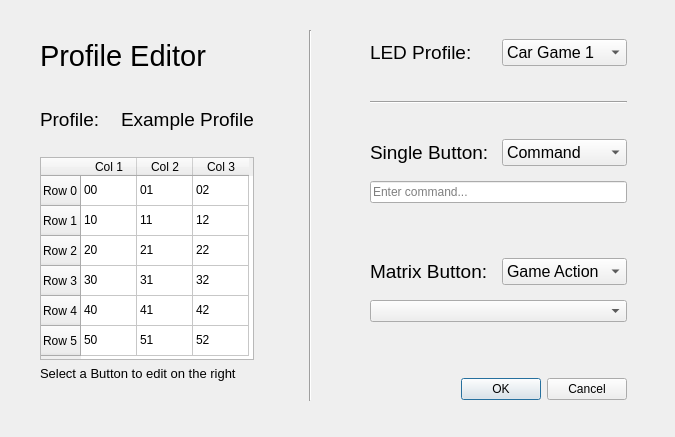
<?xml version="1.0" encoding="UTF-8"?>
<ui version="4.0">
 <class>ProfileEditor</class>
 <widget class="QDialog" name="ProfileEditor">
  <property name="geometry">
   <rect>
    <x>0</x>
    <y>0</y>
    <width>675</width>
    <height>437</height>
   </rect>
  </property>
  <property name="windowTitle">
   <string>Profile Editor</string>
  </property>
  <property name="windowIcon">
   <iconset resource="../icons/menu_icons.qrc">
    <normaloff>:/icons/users.png</normaloff>:/icons/users.png</iconset>
  </property>
  <widget class="Line" name="line">
   <property name="geometry">
    <rect>
     <x>300</x>
     <y>30</y>
     <width>20</width>
     <height>371</height>
    </rect>
   </property>
   <property name="orientation">
    <enum>Qt::Vertical</enum>
   </property>
  </widget>
  <widget class="QWidget" name="layoutWidget">
   <property name="geometry">
    <rect>
     <x>40</x>
     <y>30</y>
     <width>214</width>
     <height>351</height>
    </rect>
   </property>
   <layout class="QVBoxLayout" name="verticalLayout_2">
    <item>
     <widget class="QLabel" name="label">
      <property name="font">
       <font>
        <family>Liberation Sans</family>
        <pointsize>22</pointsize>
       </font>
      </property>
      <property name="text">
       <string>Profile Editor</string>
      </property>
     </widget>
    </item>
    <item>
     <spacer name="horizontalSpacer_3">
      <property name="orientation">
       <enum>Qt::Horizontal</enum>
      </property>
      <property name="sizeHint" stdset="0">
       <size>
        <width>40</width>
        <height>20</height>
       </size>
      </property>
     </spacer>
    </item>
    <item>
     <layout class="QHBoxLayout" name="horizontalLayout">
      <item>
       <widget class="QLabel" name="label_2">
        <property name="font">
         <font>
          <family>Liberation Sans</family>
          <pointsize>14</pointsize>
         </font>
        </property>
        <property name="text">
         <string>Profile:</string>
        </property>
       </widget>
      </item>
      <item>
       <widget class="QLabel" name="label_3">
        <property name="sizePolicy">
         <sizepolicy hsizetype="Preferred" vsizetype="Fixed">
          <horstretch>0</horstretch>
          <verstretch>0</verstretch>
         </sizepolicy>
        </property>
        <property name="font">
         <font>
          <family>Liberation Sans</family>
          <pointsize>14</pointsize>
         </font>
        </property>
        <property name="text">
         <string>Example Profile</string>
        </property>
       </widget>
      </item>
     </layout>
    </item>
    <item>
     <spacer name="horizontalSpacer">
      <property name="orientation">
       <enum>Qt::Horizontal</enum>
      </property>
      <property name="sizeHint" stdset="0">
       <size>
        <width>40</width>
        <height>20</height>
       </size>
      </property>
     </spacer>
    </item>
    <item>
     <layout class="QVBoxLayout" name="verticalLayout">
      <item>
       <widget class="QTableWidget" name="tableWidget">
        <property name="sizePolicy">
         <sizepolicy hsizetype="Fixed" vsizetype="Fixed">
          <horstretch>0</horstretch>
          <verstretch>0</verstretch>
         </sizepolicy>
        </property>
        <property name="minimumSize">
         <size>
          <width>210</width>
          <height>203</height>
         </size>
        </property>
        <attribute name="horizontalHeaderCascadingSectionResizes">
         <bool>false</bool>
        </attribute>
        <attribute name="horizontalHeaderDefaultSectionSize">
         <number>56</number>
        </attribute>
        <attribute name="verticalHeaderCascadingSectionResizes">
         <bool>false</bool>
        </attribute>
        <row>
         <property name="text">
          <string>Row 0</string>
         </property>
        </row>
        <row>
         <property name="text">
          <string>Row 1</string>
         </property>
        </row>
        <row>
         <property name="text">
          <string>Row 2</string>
         </property>
        </row>
        <row>
         <property name="text">
          <string>Row 3</string>
         </property>
        </row>
        <row>
         <property name="text">
          <string>Row 4</string>
         </property>
        </row>
        <row>
         <property name="text">
          <string>Row 5</string>
         </property>
        </row>
        <column>
         <property name="text">
          <string>Col 1</string>
         </property>
        </column>
        <column>
         <property name="text">
          <string>Col 2</string>
         </property>
        </column>
        <column>
         <property name="text">
          <string>Col 3</string>
         </property>
        </column>
        <item row="0" column="0">
         <property name="text">
          <string>00</string>
         </property>
        </item>
        <item row="0" column="1">
         <property name="text">
          <string>01</string>
         </property>
        </item>
        <item row="0" column="2">
         <property name="text">
          <string>02</string>
         </property>
        </item>
        <item row="1" column="0">
         <property name="text">
          <string>10</string>
         </property>
        </item>
        <item row="1" column="1">
         <property name="text">
          <string>11</string>
         </property>
        </item>
        <item row="1" column="2">
         <property name="text">
          <string>12</string>
         </property>
        </item>
        <item row="2" column="0">
         <property name="text">
          <string>20</string>
         </property>
        </item>
        <item row="2" column="1">
         <property name="text">
          <string>21</string>
         </property>
        </item>
        <item row="2" column="2">
         <property name="text">
          <string>22</string>
         </property>
        </item>
        <item row="3" column="0">
         <property name="text">
          <string>30</string>
         </property>
        </item>
        <item row="3" column="1">
         <property name="text">
          <string>31</string>
         </property>
        </item>
        <item row="3" column="2">
         <property name="text">
          <string>32</string>
         </property>
        </item>
        <item row="4" column="0">
         <property name="text">
          <string>40</string>
         </property>
        </item>
        <item row="4" column="1">
         <property name="text">
          <string>41</string>
         </property>
        </item>
        <item row="4" column="2">
         <property name="text">
          <string>42</string>
         </property>
        </item>
        <item row="5" column="0">
         <property name="text">
          <string>50</string>
         </property>
        </item>
        <item row="5" column="1">
         <property name="text">
          <string>51</string>
         </property>
        </item>
        <item row="5" column="2">
         <property name="text">
          <string>52</string>
         </property>
        </item>
       </widget>
      </item>
      <item>
       <widget class="QLabel" name="label_7">
        <property name="font">
         <font>
          <family>Liberation Sans</family>
          <pointsize>10</pointsize>
         </font>
        </property>
        <property name="text">
         <string>Select a Button to edit on the right</string>
        </property>
       </widget>
      </item>
     </layout>
    </item>
   </layout>
  </widget>
  <widget class="QWidget" name="layoutWidget">
   <property name="geometry">
    <rect>
     <x>370</x>
     <y>30</y>
     <width>257</width>
     <height>370</height>
    </rect>
   </property>
   <layout class="QVBoxLayout" name="verticalLayout_4">
    <item>
     <layout class="QVBoxLayout" name="verticalLayout_3">
      <item>
       <layout class="QHBoxLayout" name="horizontalLayout_2">
        <item>
         <widget class="QLabel" name="label_4">
          <property name="font">
           <font>
            <family>Liberation Sans</family>
            <pointsize>14</pointsize>
           </font>
          </property>
          <property name="text">
           <string>LED Profile:</string>
          </property>
         </widget>
        </item>
        <item>
         <widget class="QComboBox" name="comboBox">
          <property name="font">
           <font>
            <pointsize>12</pointsize>
           </font>
          </property>
          <item>
           <property name="text">
            <string>Car Game 1</string>
           </property>
          </item>
         </widget>
        </item>
       </layout>
      </item>
      <item>
       <spacer name="horizontalSpacer_4">
        <property name="orientation">
         <enum>Qt::Horizontal</enum>
        </property>
        <property name="sizeHint" stdset="0">
         <size>
          <width>40</width>
          <height>20</height>
         </size>
        </property>
       </spacer>
      </item>
      <item>
       <widget class="Line" name="line_2">
        <property name="orientation">
         <enum>Qt::Horizontal</enum>
        </property>
       </widget>
      </item>
      <item>
       <spacer name="horizontalSpacer_5">
        <property name="orientation">
         <enum>Qt::Horizontal</enum>
        </property>
        <property name="sizeHint" stdset="0">
         <size>
          <width>40</width>
          <height>20</height>
         </size>
        </property>
       </spacer>
      </item>
      <item>
       <layout class="QHBoxLayout" name="horizontalLayout_3">
        <item>
         <widget class="QLabel" name="label_5">
          <property name="font">
           <font>
            <family>Liberation Sans</family>
            <pointsize>14</pointsize>
           </font>
          </property>
          <property name="text">
           <string>Single Button:</string>
          </property>
         </widget>
        </item>
        <item>
         <widget class="QComboBox" name="comboBox_2">
          <property name="font">
           <font>
            <pointsize>12</pointsize>
           </font>
          </property>
          <item>
           <property name="text">
            <string>Command</string>
           </property>
          </item>
          <item>
           <property name="text">
            <string>Game Action</string>
           </property>
          </item>
         </widget>
        </item>
       </layout>
      </item>
      <item>
       <widget class="QLineEdit" name="lineEdit">
        <property name="placeholderText">
         <string>Enter command...</string>
        </property>
       </widget>
      </item>
      <item>
       <spacer name="horizontalSpacer_6">
        <property name="orientation">
         <enum>Qt::Horizontal</enum>
        </property>
        <property name="sizeHint" stdset="0">
         <size>
          <width>40</width>
          <height>20</height>
         </size>
        </property>
       </spacer>
      </item>
      <item>
       <spacer name="horizontalSpacer_7">
        <property name="orientation">
         <enum>Qt::Horizontal</enum>
        </property>
        <property name="sizeHint" stdset="0">
         <size>
          <width>40</width>
          <height>20</height>
         </size>
        </property>
       </spacer>
      </item>
      <item>
       <layout class="QHBoxLayout" name="horizontalLayout_4">
        <item>
         <widget class="QLabel" name="label_6">
          <property name="font">
           <font>
            <family>Liberation Sans</family>
            <pointsize>14</pointsize>
           </font>
          </property>
          <property name="text">
           <string>Matrix Button:</string>
          </property>
         </widget>
        </item>
        <item>
         <widget class="QComboBox" name="comboBox_3">
          <property name="font">
           <font>
            <pointsize>12</pointsize>
           </font>
          </property>
          <item>
           <property name="text">
            <string>Game Action</string>
           </property>
          </item>
          <item>
           <property name="text">
            <string>Command</string>
           </property>
          </item>
         </widget>
        </item>
       </layout>
      </item>
      <item>
       <widget class="QComboBox" name="comboBox_4">
        <property name="placeholderText">
         <string>Select an action...</string>
        </property>
       </widget>
      </item>
     </layout>
    </item>
    <item>
     <spacer name="horizontalSpacer_9">
      <property name="orientation">
       <enum>Qt::Horizontal</enum>
      </property>
      <property name="sizeHint" stdset="0">
       <size>
        <width>40</width>
        <height>20</height>
       </size>
      </property>
     </spacer>
    </item>
    <item>
     <spacer name="horizontalSpacer_8">
      <property name="orientation">
       <enum>Qt::Horizontal</enum>
      </property>
      <property name="sizeHint" stdset="0">
       <size>
        <width>40</width>
        <height>20</height>
       </size>
      </property>
     </spacer>
    </item>
    <item>
     <widget class="QDialogButtonBox" name="buttonBox">
      <property name="orientation">
       <enum>Qt::Horizontal</enum>
      </property>
      <property name="standardButtons">
       <set>QDialogButtonBox::Cancel|QDialogButtonBox::Ok</set>
      </property>
     </widget>
    </item>
   </layout>
  </widget>
 </widget>
 <resources>
  <include location="../icons/menu_icons.qrc"/>
 </resources>
 <connections>
  <connection>
   <sender>buttonBox</sender>
   <signal>accepted()</signal>
   <receiver>ProfileEditor</receiver>
   <slot>accept()</slot>
   <hints>
    <hint type="sourcelabel">
     <x>248</x>
     <y>254</y>
    </hint>
    <hint type="destinationlabel">
     <x>157</x>
     <y>274</y>
    </hint>
   </hints>
  </connection>
  <connection>
   <sender>buttonBox</sender>
   <signal>rejected()</signal>
   <receiver>ProfileEditor</receiver>
   <slot>reject()</slot>
   <hints>
    <hint type="sourcelabel">
     <x>316</x>
     <y>260</y>
    </hint>
    <hint type="destinationlabel">
     <x>286</x>
     <y>274</y>
    </hint>
   </hints>
  </connection>
 </connections>
</ui>
